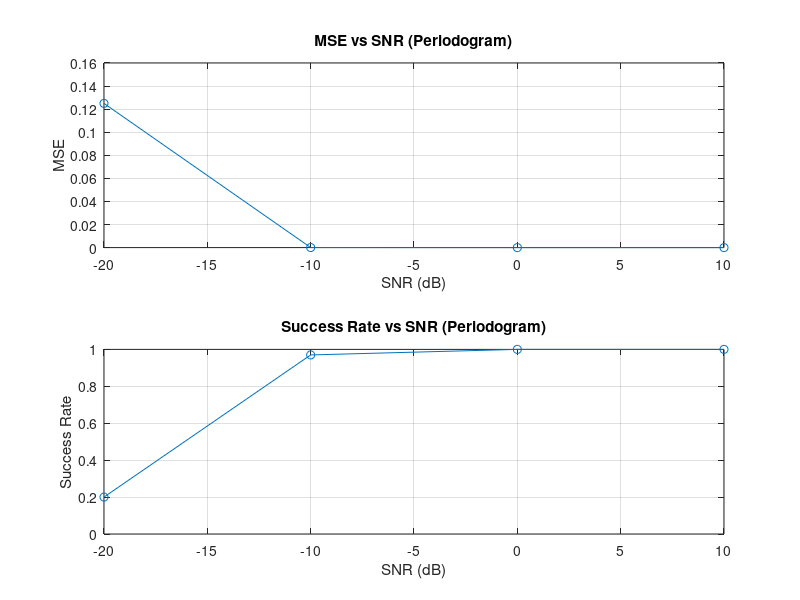

Write the MATLAB code that produced this figure.
clc;
clear;

% Parameters
fs = 50000; % Sampling frequency (Hz)
f0 = 1000; % Initial frequency (Hz)
k = 12000; % Frequency slope (Hz/s)
T = 0.1; % Duration of the linear frequency modulated signal (s)
t = 0:1/fs:T-1/fs; % Time vector

% Generate linear frequency modulated signal
X = cos(2*pi*(f0*t + 0.5*k*t.^2));

% Signal-to-noise ratios (SNR) to test
SNR_values = [-20, -10, 0, 10]; % SNR values in dB

% True end time range
t_min = 0.11;
t_max = 1;

% Number of simulations
N = 100; % Reduce the number of simulations for faster runtime

% Preallocate arrays for results
MSE_periodogram = zeros(length(SNR_values), 1);
success_rate_periodogram = zeros(length(SNR_values), 1);

% Loop over different SNR values
for snr_idx = 1:length(SNR_values)
    SNR = SNR_values(snr_idx);
    successes = 0;
    errors = zeros(1, N);
    
    % Precompute noise standard deviation for current SNR
    sigma = sqrt(mean(X.^2) / (10^(SNR / 10)));
    
    % Precompute random noise sequences to save time
    noise_sequences = sigma * randn(N, round((t_max + T) * fs));
    
    % Loop over number of simulations
    for k = 1:N
        % Generate random true end time
        t_shift_true = t_min + (t_max - t_min) * rand;
        
        % Compute signal length
        signal_length = round((t_shift_true + T) * fs);
        
        % Generate received signal with noise
        Y = [zeros(1, round(t_shift_true * fs)), X, zeros(1, signal_length - length(X) - round(t_shift_true * fs))];
        Y = Y + noise_sequences(k, 1:length(Y));
        
        % Window size and sliding step
        window_length = T * fs; % Window size (0.1s)
        step = 50; % Increase step size to reduce computational load
        
        % Compute energy for each window using sum of squares
        num_windows = floor((length(Y) - window_length) / step) + 1;
        window_energies = zeros(num_windows, 1);
        
        for i = 1:num_windows
            start_idx = (i - 1) * step + 1;
            end_idx = start_idx + window_length - 1;
            if end_idx <= length(Y)
                window = Y(start_idx:end_idx);
                window_energies(i) = sum(window.^2); % Sum of squared magnitudes
            end
        end
        
        % Find position of maximum energy
        [~, max_idx] = max(window_energies);
        t_end_est = (max_idx - 1) * step / fs; % Estimated end time
        
        % Calculate error (end time)
        error = abs(t_end_est - t_shift_true);
        errors(k) = error;
        
        % Check if estimation is successful
        if error < 0.02  % Adjust error threshold as needed
            successes = successes + 1;
        end
    end
    
    % Calculate mean squared error (MSE)
    MSE_periodogram(snr_idx) = mean(errors.^2);
    
    % Calculate success rate
    success_rate_periodogram(snr_idx) = successes / N;
end

% Display results
disp('MSE using Periodogram:');
disp(MSE_periodogram);
disp('Success Rate using Periodogram:');
disp(success_rate_periodogram);

% Plot results
figure;

% Plot MSE vs SNR
subplot(2, 1, 1);
plot(SNR_values, MSE_periodogram, '-o');
title('MSE vs SNR (Periodogram)');
xlabel('SNR (dB)');
ylabel('MSE');
grid on;

% Plot Success Rate vs SNR
subplot(2, 1, 2);
plot(SNR_values, success_rate_periodogram, '-o');
title('Success Rate vs SNR (Periodogram)');
xlabel('SNR (dB)');
ylabel('Success Rate');
ylim([0 1]);
grid on;
